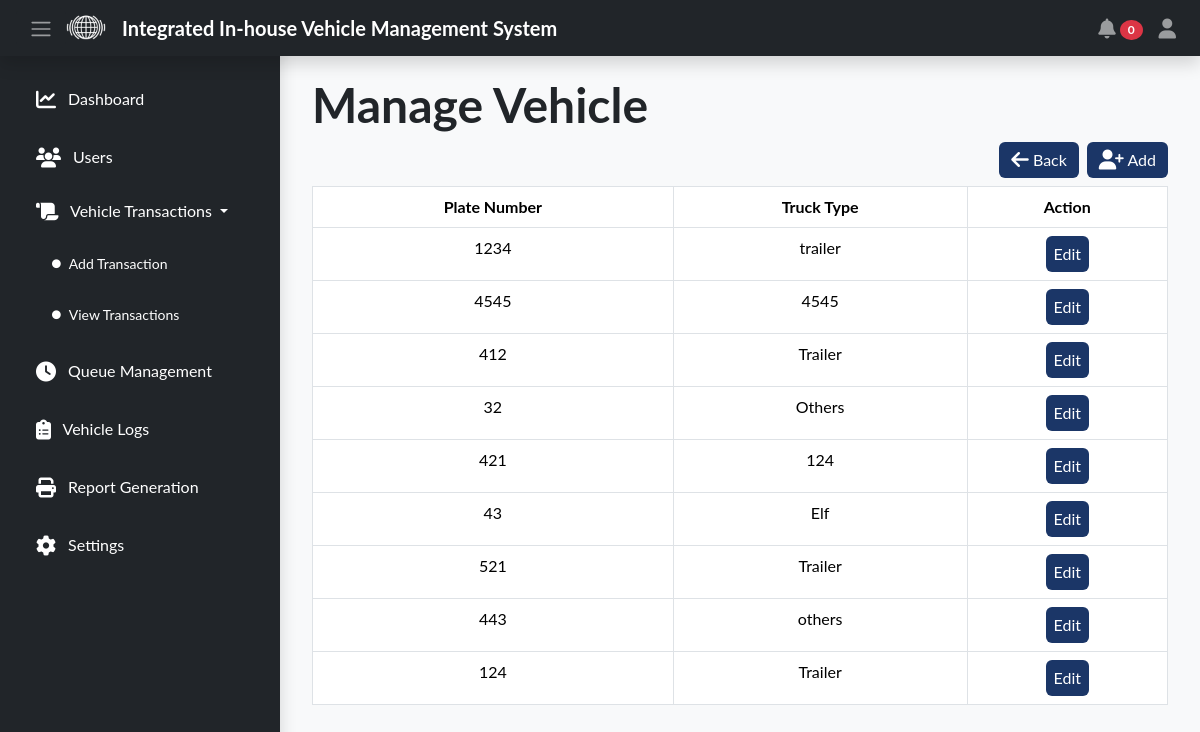
The app's page /admin/settings-vehicle.php (signed in) with its own data.
### tables this page shows
CREATE TABLE `vehicle` (
  `vehicle_id` int(11) NOT NULL AUTO_INCREMENT,
  `plate_number` varchar(50) NOT NULL,
  `truck_type` varchar(50) DEFAULT NULL,
  PRIMARY KEY (`vehicle_id`)
);

### admin/settings-vehicle.php (the view, shortened to what this page needs)
<?php
require_once '../api/db_connection.php';
?>
<!DOCTYPE html>
<html lang="en">
<head>
    <link rel="stylesheet" href="../public/css/bootstrap.min.css" />
    <link rel="stylesheet" href="https://cdn.datatables.net/2.0.8/css/dataTables.dataTables.css" />
    <link rel="stylesheet" href="css/style.css">
</head>
<body class="bg-light">
    <?php
    include_once('navbar/navbar.php');
    ?>
    <div class="content" id="content">
        <div class="container">
            <h1 class="display-5 fw-bold">Manage Vehicle</h1>
            <button class="btn btn-primary float-end mb-2 ms-2" data-bs-toggle="modal" data-bs-target="#add-vehicle-modal">
                <i class="fa-solid fa-user-plus fa-lg" style="color: #ffffff;"></i> Add
            </button>
            <a href="settings.php" class="text-decoration-none" style="color:inherit">
                <button class="btn btn-primary float-end mb-2">
                    <i class="fa-solid fa-arrow-left fa-lg" style="color: #ffffff;"></i> Back
                </button>
            </a>
            <table class="table table-hover table-bordered text-center" id="vehicle-table">
                <thead>
                    <th class="text-center" scope="col">Plate Number</th>
                    <th class="text-center" scope="col">Truck Type</th>
                    <th class="text-center" scope="col">Action</th>
                </thead>
                <tbody>
                    <?php
                    $sql = "SELECT * FROM `vehicle`";
                    $result = mysqli_query($conn, $sql);
                    while ($row = mysqli_fetch_assoc($result)) {
                    ?>
                        <tr>
                            <td class="text-center" scope="row"><?= $row['plate_number'] ?></td>
                            <td class="text-center" scope="row"><?= $row['truck_type'] ?></td>
                            <td class="text-center">
                                <button class="btn btn-primary px-2 edit-vehicle" data-id="<?= $row['vehicle_id'] ?>">
                                    Edit
                                </button>
                            </td>
                        </tr>
                    <?php
                    }
                    ?>
                </tbody>
            </table>
        </div>
    </div>
</body>
</html>

### admin/css/style.css (style rules this page uses)
body { padding-top: 56px; font-family: "Lato", sans-serif; }
.content { transition: margin-left 0.3s; margin-left: 280px; padding: 20px; }
.btn-primary { background-color: #1b3667; border: #1b3667; }

### records on screen
vehicle: plate_number "1234", truck_type "trailer"
vehicle: plate_number "4545", truck_type "4545"
vehicle: plate_number "412", truck_type "Trailer"
vehicle: plate_number "32", truck_type "Others"
vehicle: plate_number "421", truck_type "124"
vehicle: plate_number "43", truck_type "Elf"
vehicle: plate_number "521", truck_type "Trailer"
vehicle: plate_number "443", truck_type "others"
vehicle: plate_number "124", truck_type "Trailer"

### other values on screen
$transactionCount "0"
